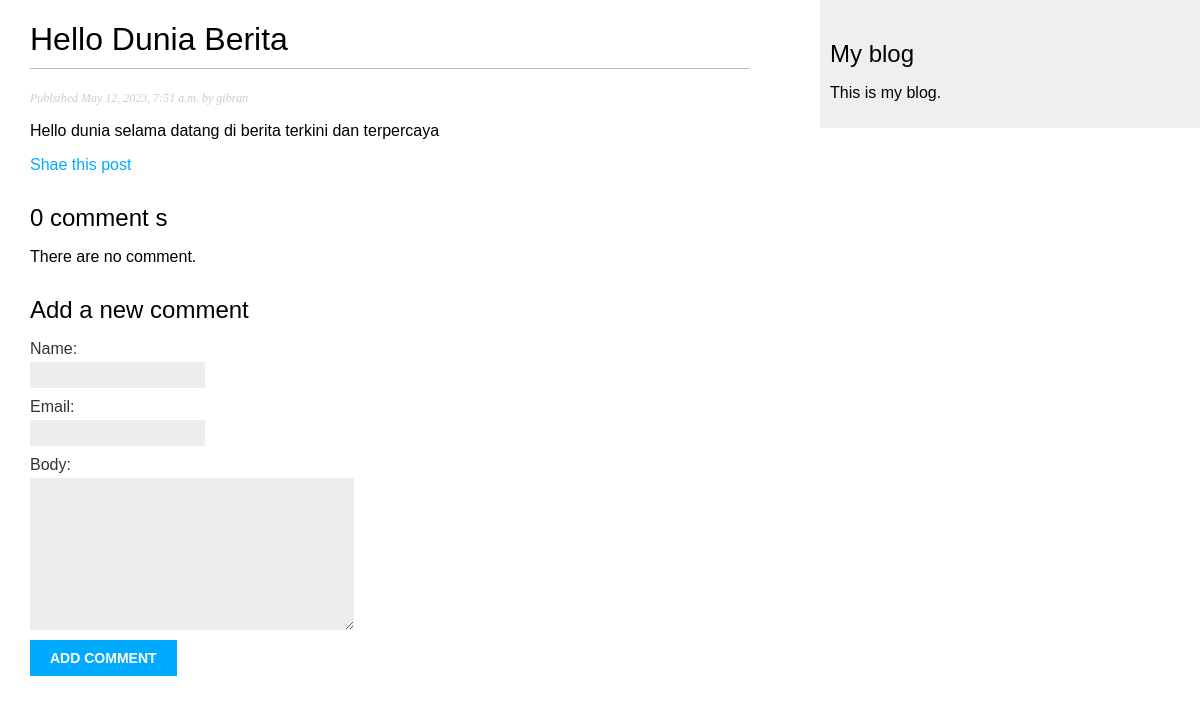
The page /blog/2023/5/12/hello-dunia-berita on the database as committed earlier.
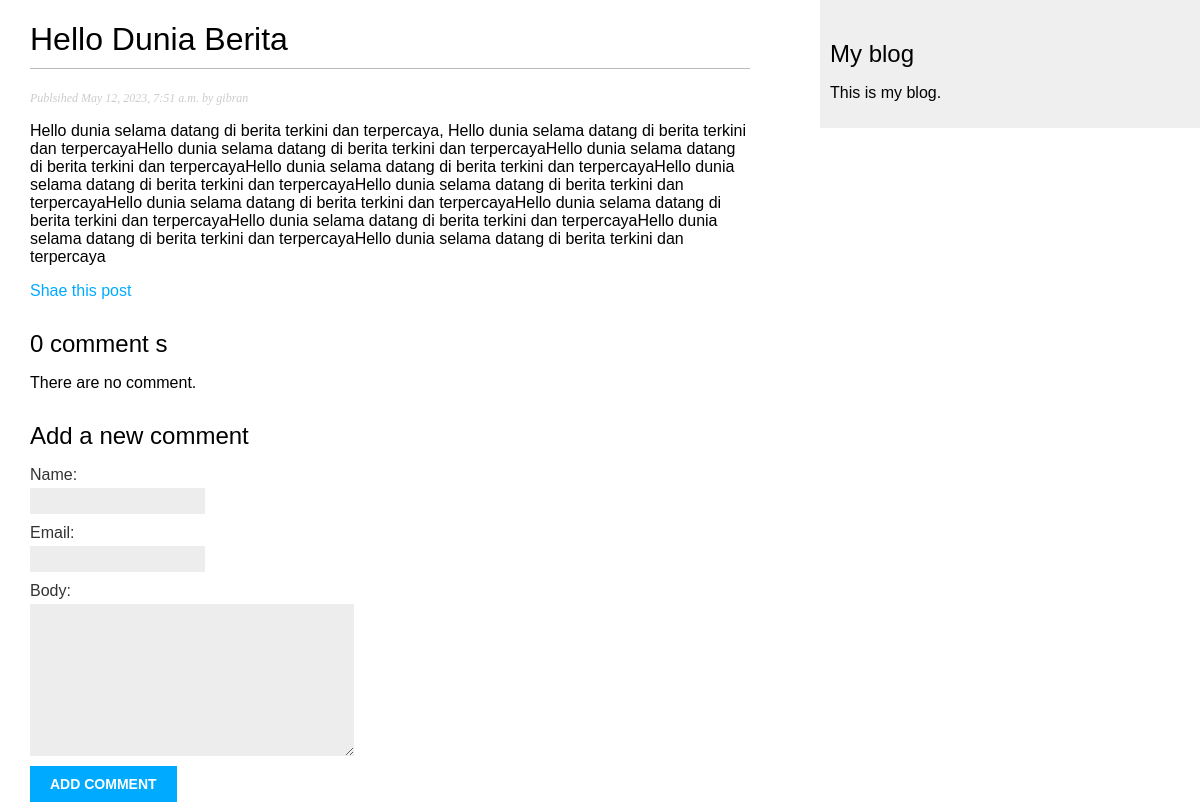
The same page on the database as committed later.
### blog/models.py (models this page shows, shortened)
class Post(models.Model):
    class Status(models.TextChoices):
        DRAFT= 'DF','Draft'
        PUBLISHED = 'PB','Published'
    title = models.CharField(max_length=250)
    slug = models.SlugField(max_length=250, unique_for_date='publish')
    author = models.ForeignKey(User, on_delete=models.CASCADE, related_name='blog_posts')
    body = models.TextField()
    publish = models.DateTimeField(default=timezone.now)
    created = models.DateTimeField(auto_created=True)
    updated = models.DateTimeField(auto_now=True)
    status = models.CharField(max_length=2, choices=Status.choices, default=Status.DRAFT)
    objects = models.Manager()
    published = PublishManager()
    class Meta:
        ordering = ['-publish']
        indexes = [
            models.Index(fields=['-publish'])
        ]

### blog/views.py (the view)
# urls.py: path('<int:year>/<int:month>/<int:day>/<slug:post>', views.post_detail, name='post_detail'),
def post_detail(request, year, month, day, post):
    post = get_object_or_404(Post,
                             status = Post.Status.PUBLISHED,
                             slug=post,
                             publish__year=year,
                             publish__month=month,
                             publish__day=day)
    comments = post.comments.filter(active=True)
    form = CommentForm()
    return render(request, 'blog/post/detail.html', {'post':post,'comments':comments,'form':form})

### blog/forms.py
class CommentForm(forms.ModelForm):
    class Meta:
        model = Comment
        fields = ['name','email','body']

### blog/templates/blog/post/detail.html (shortened to what this page needs)
{% extends "blog/base.html" %}
{% block content %}
    <h1>{{ post.title }}</h1>
    <p class="date">
        Publsihed {{ post.publish }} by {{ post.author }}
    </p>
    {{ post.body|linebreaks }}
    <p>
        <a href="{% url "blog:post_share" post.id %}">
            Shae this post
        </a>
    </p>
    {% with comments.count as total_comments %}
        <h2>
            {{ total_comments }} comment {{ total_comments|pluralize }}
        </h2>
    {% endwith %}
    {% for comment in comments %}
        <div class="comment">
            <p class="info">
                Comment {{ forloop.counter }} by {{ comment.name}} {{ comment.created }}
            </p>
            {{ comment.body|linebreaks}}
        </div>
    {% empty %}
        <p>There are no comment.</p>
    {% endfor %}
    {% include "blog/post/includes/comment_form.html" %}
{% endblock %}

Rows that differ between the two databases and show on the page:
changed Post "Hello Dunia Berita": body "Hello dunia selama datang di berita terkini dan terpercaya" → "…di berita terkini dan terpercaya, Hello dunia selama datang di berita terkini dan terpercayaHello dunia selama datang di berita terkini dan terpercayaHello dunia selama datang di berita terkini dan terpercayaHello dunia selama datang di berita terkini dan terpercayaHello dunia selama datang di berita terkini dan terpercayaHello dunia selama datang di berita terkini dan terpercayaHello dunia selama datang di berita terkini dan terpercayaHello dunia selama datang di berita terkini dan terpercayaHello dunia selama datang di berita terkini dan terpercayaHello dunia selama datang di berita terkini dan terpercayaHello dunia selama datang di berita terkini dan terpercaya"
